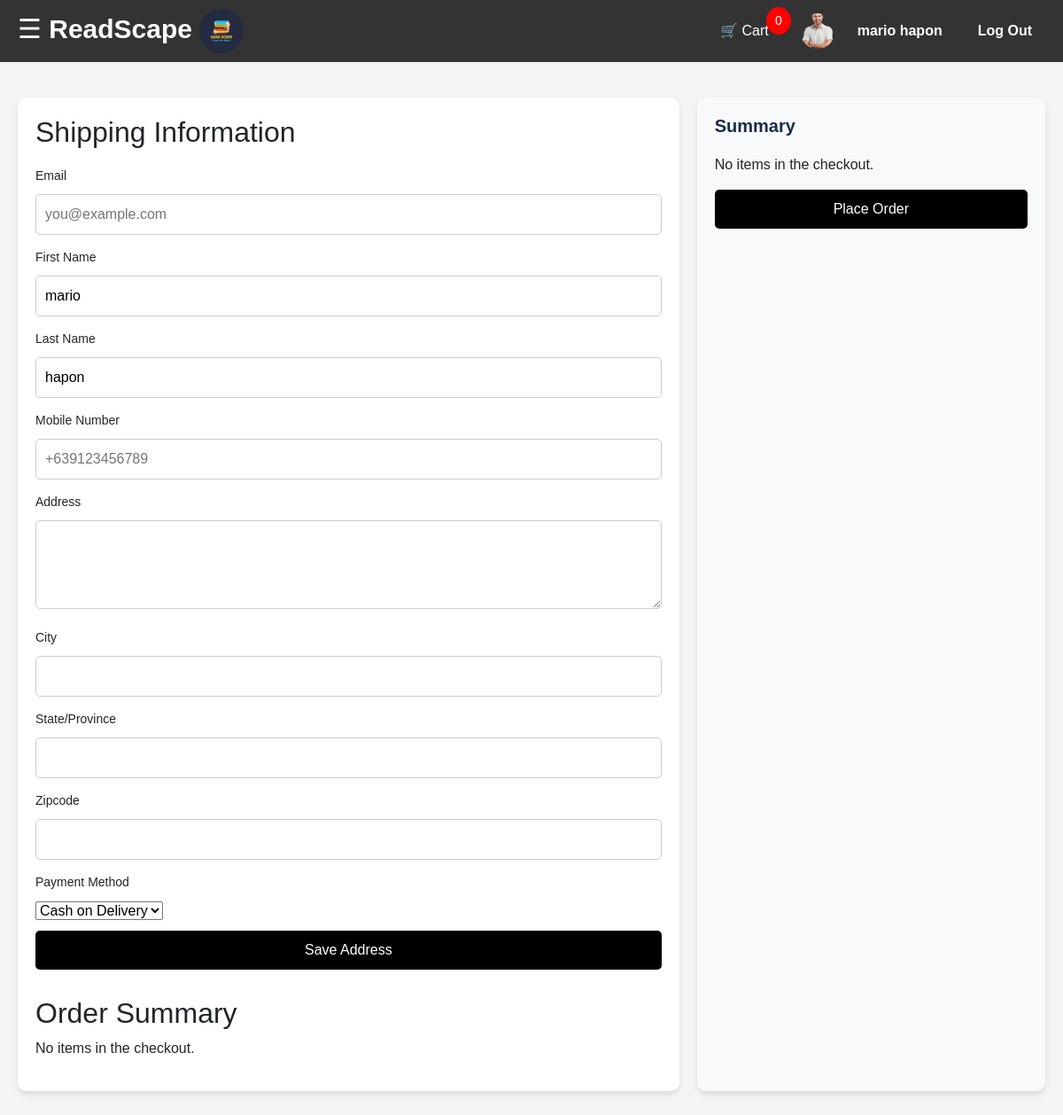
Page /checkout.php (signed in) on the earlier database version.
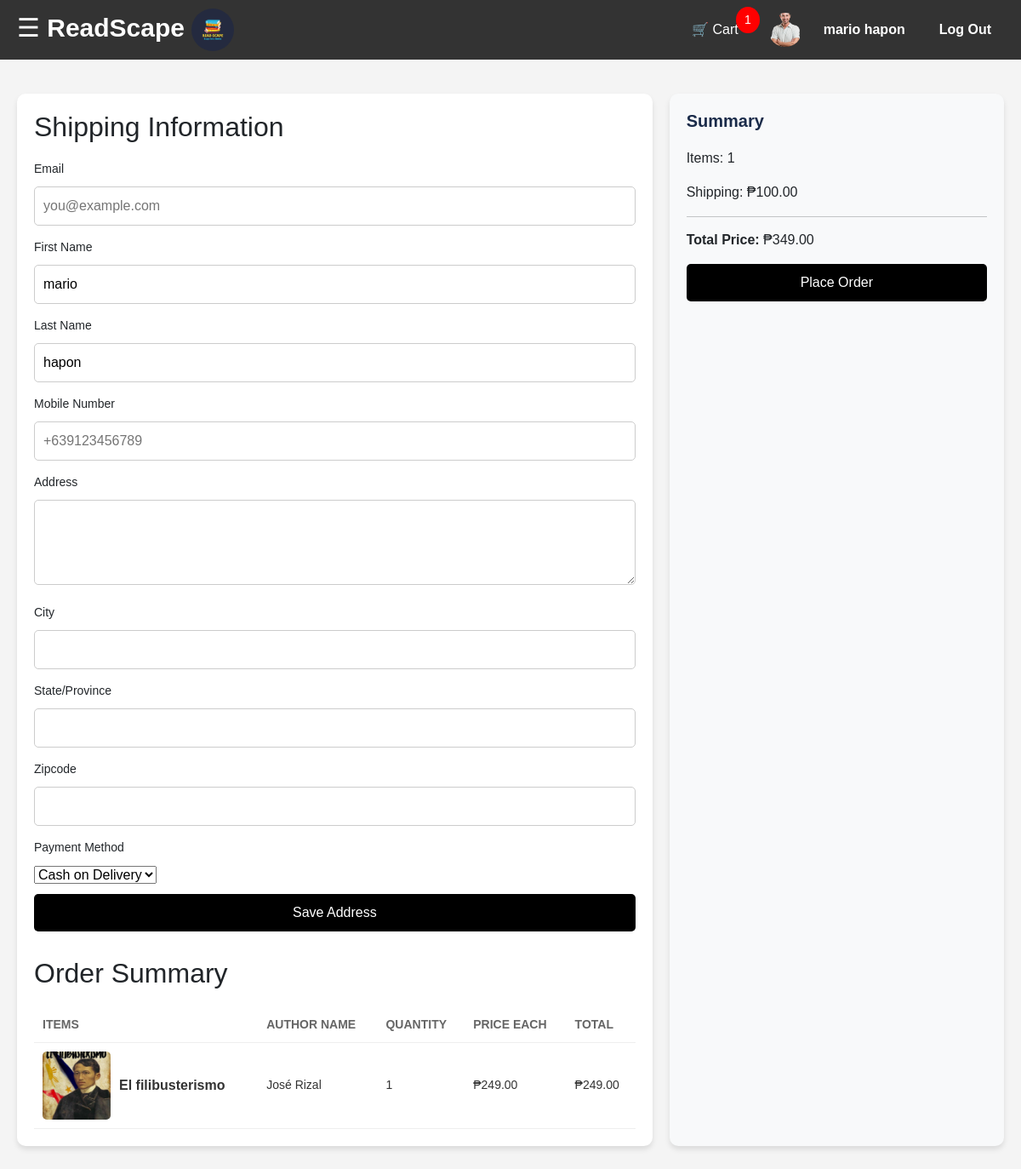
Same page on the later database version.
### tables this page shows
CREATE TABLE `cart` (
  `id` int(11) NOT NULL,
  `user_id` int(11) NOT NULL,
  `isbn` int(11) NOT NULL,
  `quantity` int(11) DEFAULT 1
);

CREATE TABLE `books` (
  `isbn` int(11) NOT NULL,
  `title` varchar(255) NOT NULL,
  `book_image` varchar(255) NOT NULL,
  `author` varchar(255) NOT NULL,
  `copyright` int(11) NOT NULL,
  `qty` int(11) NOT NULL,
  `price` float NOT NULL,
  `total` float NOT NULL
);

### checkout.php (the view, shortened to what the changed rows need)
<?php
include 'db_connect.php';
$user_id = $_SESSION['id'];
$items = [];
$total_price = 0;
$shipping_cost = 100.00;
if (isset($_GET['isbn']) && !empty($_GET['isbn'])) {
    $isbn = $_GET['isbn'];
    $single_item = true;
    $sql = "SELECT isbn, title, book_image, author, price FROM books WHERE isbn = ?";
    $stmt = mysqli_prepare($conn, $sql);
    mysqli_stmt_bind_param($stmt, "s", $isbn);
    mysqli_stmt_execute($stmt);
    $result = mysqli_stmt_get_result($stmt);
    if ($book = mysqli_fetch_assoc($result)) {
        $items[] = [
            'isbn' => $book['isbn'],
            'title' => $book['title'],
            'book_image' => $book['book_image'],
            'author' => $book['author'],
            'price' => $book['price'],
            'quantity' => 1,
            'total' => $book['price'] * 1
        ];
        $total_price = $book['price'];
    }
    mysqli_stmt_close($stmt);
} else {
    $sql = "SELECT books.isbn, books.title, books.book_image, books.author, books.price, cart.quantity,
            (books.price * cart.quantity) AS total
        FROM cart
        JOIN books ON cart.isbn = books.isbn
        WHERE cart.user_id = ?";
    $stmt = mysqli_prepare($conn, $sql);
    mysqli_stmt_bind_param($stmt, "i", $user_id);
    mysqli_stmt_execute($stmt);
    $result = mysqli_stmt_get_result($stmt);
    while ($cart_item = mysqli_fetch_assoc($result)) {
        $items[] = $cart_item;
        $total_price += $cart_item['total'];
    }
}
$total_with_shipping = $total_price + $shipping_cost;
$cart_count = count($items);
?>
<!DOCTYPE html>
<html lang="en">
<head>
    <link rel="stylesheet" href="https://cdnjs.cloudflare.com/ajax/libs/font-awesome/6.0.0-beta3/css/all.min.css">
    <link href="https://cdn.jsdelivr.net/npm/bootstrap@5.0.2/dist/css/bootstrap.min.css" rel="stylesheet">
</head>
<body>
    <div class="navbar">
        <div class="profile-info">
            <a href="cart.php" style="position: relative; color: white; text-decoration: none;">
                🛒 Cart <span id="cart-counter" style="background: red; color: white; border-radius: 50%; padding: 5px 10px; font-size: 14px; position: absolute; top: -5px; right: -10px;"><?php echo $cart_count; ?></span>
            </a>
            <br>
        </div>
    </div>
    <div class="container">
        <div class="left-column">
            <h2>Shipping Information</h2>
            <h2 style="margin-top: 30px;">Order Summary</h2>
            <div class="order-summary" id="order-summary">
                <?php if (!empty($items)): ?>
                    <table class="cart-table">
                        <thead>
                            <tr>
                                <th>Items</th>
                                <th>Author Name</th>
                                <th>Quantity</th>
                                <th>Price Each</th>
                                <th>Total</th>
                            </tr>
                        </thead>
                        <tbody>
                            <?php foreach ($items as $item): ?>
                                <tr>
                                    <td>
                                        <div class="item-details">
                                            <img src="images/<?php echo htmlspecialchars($item['book_image']); ?>" alt="Book">
                                            <div>
                                                <h3><?php echo htmlspecialchars($item['title']); ?></h3>
                                            </div>
                                        </div>
                                    </td>
                                    <td><?php echo htmlspecialchars($item['author'] ?? 'Unknown'); ?></td>
                                    <td><?php echo htmlspecialchars($item['quantity']); ?></td>
                                    <td>₱<?php echo number_format($item['price'], 2, '.', ','); ?></td>
                                    <td>₱<?php echo number_format($item['total'], 2, '.', ','); ?></td>
                                </tr>
                            <?php endforeach; ?>
                        </tbody>
                    </table>
                <?php else: ?>
                    <p>No items in the checkout.</p>
                <?php endif; ?>
            </div>
        </div>
        <div class="right-column">
            <div class="price-summary">
                <h3>Summary</h3>
                <?php if (!empty($items)): ?>
                    <div class="total-price">
                        <p>Items: <?php echo $cart_count; ?></p>
                        <p>Shipping: ₱<?php echo number_format($shipping_cost, 2, '.', ','); ?></p>
                        <hr style="margin: 15px 0;">
                        <p><strong>Total Price:</strong> ₱<?php echo number_format($total_with_shipping, 2, '.', ','); ?></p>
                    </div>
                <?php else: ?>
                    <p>No items in the checkout.</p>
                <?php endif; ?>
            </div>
        </div>
    </div>
</body>
</html>

Differences in the rows shown:
added cart: isbn.book_image (picture), isbn.title "El filibusterismo", isbn.author "José Rizal", quantity "1", isbn.price "249.00", total "249.00"
Other differences:
$cart_count: "0" → "1"
$cart_count: (not shown) → "1"
$shipping_cost: (not shown) → "100.00"
$total_with_shipping: (not shown) → "349.00"
text no longer shown: "No items in the checkout. No items in the checkout."
text now shown: "ITEMS AUTHOR NAME QUANTITY PRICE EACH TOTAL Items: Shipping: ₱ Total Price: ₱"
